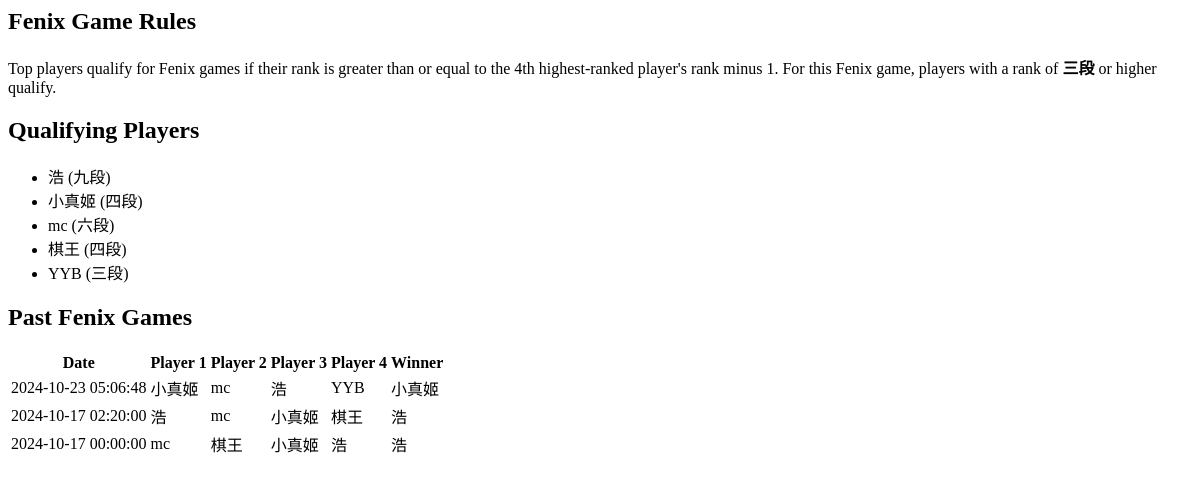
Before: /fenix with the older database file.
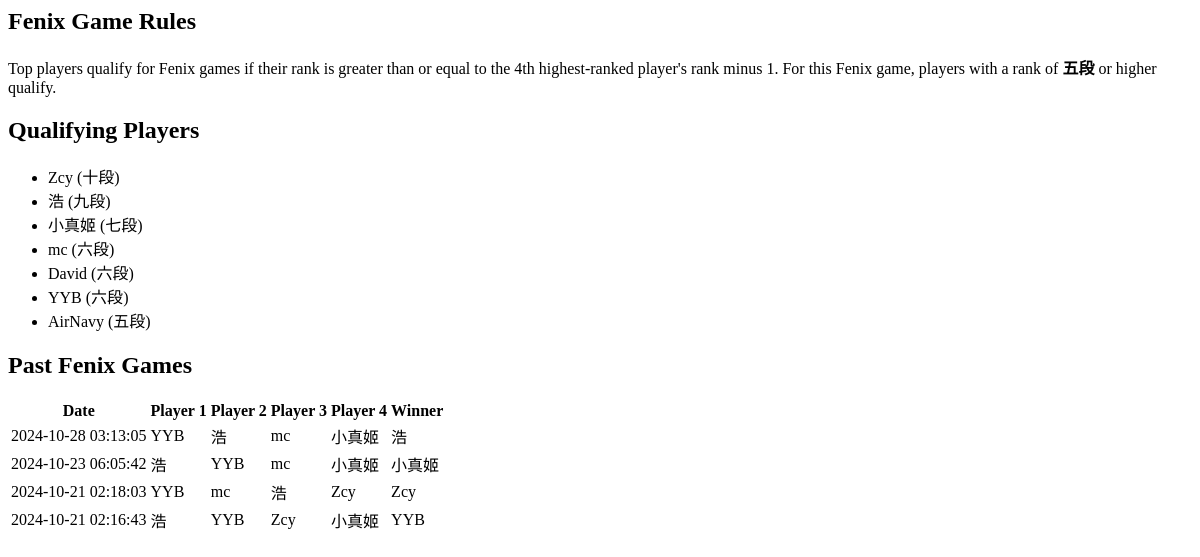
After: the same page with the newer database file.
### tables this page shows
CREATE TABLE players (
    player_id INTEGER PRIMARY KEY AUTOINCREMENT,
    name TEXT UNIQUE NOT NULL,
    games_played INTEGER DEFAULT 0,
    rank1_count INTEGER DEFAULT 0,
    rank2_count INTEGER DEFAULT 0,
    rank3_count INTEGER DEFAULT 0,
    rank4_count INTEGER DEFAULT 0
, highest_rank INTEGER DEFAULT 0);

CREATE TABLE games (
    game_id INTEGER PRIMARY KEY AUTOINCREMENT,
    player1 TEXT NOT NULL,
    player2 TEXT NOT NULL,
    player3 TEXT NOT NULL,
    player4 TEXT NOT NULL,
    raw_score1 INTEGER NOT NULL,
    raw_score2 INTEGER NOT NULL,
    raw_score3 INTEGER NOT NULL,
    raw_score4 INTEGER NOT NULL,
    final_score1 INTEGER NOT NULL,
    final_score2 INTEGER NOT NULL,
    final_score3 INTEGER NOT NULL,
    final_score4 INTEGER NOT NULL,
    game_date TIMESTAMP DEFAULT CURRENT_TIMESTAMP
);

### app.py (the view)
@app.route("/fenix")
def fenix_page():
    conn = get_db_connection()
    cursor = conn.cursor()
    cursor.execute("SELECT highest_rank FROM players ORDER BY highest_rank DESC LIMIT 4")
    ranks = cursor.fetchall()
    if len(ranks) < 4:
        qualifying_rank = ranks[-1]['highest_rank'] if ranks else 0
    else:
        qualifying_rank = ranks[-1]['highest_rank'] - 1  # Qualify if rank >= (4th highest - 1)
    cursor.execute("SELECT name, highest_rank FROM players WHERE highest_rank >= ?", (qualifying_rank,))
    qualifying_players = cursor.fetchall()
    players_in_clause = ', '.join(['?'] * len(qualifying_players))
    qualifying_names = [player['name'] for player in qualifying_players]
    cursor.execute(f"""
        SELECT * FROM games
        WHERE player1 IN ({players_in_clause})
          AND player2 IN ({players_in_clause})
          AND player3 IN ({players_in_clause})
          AND player4 IN ({players_in_clause})
        ORDER BY game_date DESC
    """, (*qualifying_names, *qualifying_names, *qualifying_names, *qualifying_names))
    fenix_games = cursor.fetchall()
    current_fenix = None
    if fenix_games:
        latest_game = fenix_games[0]
        current_fenix = get_winner(latest_game)  # Get the winner using the helper function
    conn.close()
    return render_template("fenix.html", qualifying_players=qualifying_players, fenix_games=fenix_games,
                           current_fenix=current_fenix, qualifying_rank=qualifying_rank)

### app.py (called while the page is built)
def get_db_connection():
    conn = sqlite3.connect('mahjong.db')
    conn.row_factory = sqlite3.Row  # Return rows as dictionaries
    return conn

def get_winner(game):
    scores = [
        (game['player1'], game['final_score1']),
        (game['player2'], game['final_score2']),
        (game['player3'], game['final_score3']),
        (game['player4'], game['final_score4'])
    ]
    return max(scores, key=lambda x: x[1])[0]  # Return the player with the highest final score

def rank_display(highest_rank):
    rank_mapping = {
        0: "5级",
        1: "4级",
        2: "3级",
        3: "2级",
        4: "1级",
        5: "初段",
        6: "二段",
        7: "三段",
        8: "四段",
        9: "五段",
        10: "六段",
        11: "七段",
        12: "八段",
        13: "九段",
        14: "十段"
    }
    return rank_mapping.get(highest_rank, "Unranked")

### templates/fenix.html
<div class="section">
    <h2>Fenix Game Rules</h2>
    <p>
    Top players qualify for Fenix games if their rank is greater than or equal to the 4th highest-ranked player's rank minus 1.
    For this Fenix game, players with a rank of <strong>{{ rank_display(qualifying_rank) }}</strong> or higher qualify.
    </p>
</div>
<div class="section">
    <h2>Qualifying Players</h2>
    <ul>
        {% for player in qualifying_players %}
        <li>{{ player['name'] }} ({{ rank_display(player['highest_rank']) }})</li>
        {% endfor %}
    </ul>
</div>
<div class="section">
    <h2>Past Fenix Games</h2>
    <table>
        <thead>
            <tr>
                <th>Date</th>
                <th>Player 1</th>
                <th>Player 2</th>
                <th>Player 3</th>
                <th>Player 4</th>
                <th>Winner</th>
            </tr>
        </thead>
        <tbody>
            {% for game in fenix_games %}
            <tr>
                <td>{{ game.game_date }}</td>
                <td>{{ game.player1 }}</td>
                <td>{{ game.player2 }}</td>
                <td>{{ game.player3 }}</td>
                <td>{{ game.player4 }}</td>
                <td>{{ get_winner(game) }}</td>
            </tr>
            {% endfor %}
        </tbody>
    </table>
</div>

Changed rows visible on the page:
no longer on this page (row unchanged): players: name "棋王", highest_rank "四段"
no longer on this page (row edited): games: game_date "2024-10-23 05:06:48", player1 "小真姬", player2 "mc", player3 "浩", player4 "YYB"
no longer on this page (row unchanged): games: game_date "2024-10-17 02:20:00", player1 "浩", player2 "mc", player3 "小真姬", player4 "棋王"
no longer on this page (row unchanged): games: game_date "2024-10-17 00:00:00", player1 "mc", player2 "棋王", player3 "小真姬", player4 "浩"
now on this page (row edited): players: name "Zcy", highest_rank "十段"
changed players "小真姬": highest_rank "四段" → "七段"
now on this page (row edited): players: name "David", highest_rank "六段"
changed players "YYB": highest_rank "三段" → "六段"
now on this page (row edited): players: name "AirNavy", highest_rank "五段"
added games: game_date "2024-10-28 03:13:05", player1 "YYB", player2 "浩", player3 "mc", player4 "小真姬"
added games: game_date "2024-10-23 06:05:42", player1 "浩", player2 "YYB", player3 "mc", player4 "小真姬"
now on this page (row unchanged): games: game_date "2024-10-21 02:18:03", player1 "YYB", player2 "mc", player3 "浩", player4 "Zcy"
now on this page (row unchanged): games: game_date "2024-10-21 02:16:43", player1 "浩", player2 "YYB", player3 "Zcy", player4 "小真姬"
Other visible differences:
{{ rank_display(qualifying_rank) }}: "三段" → "五段"
